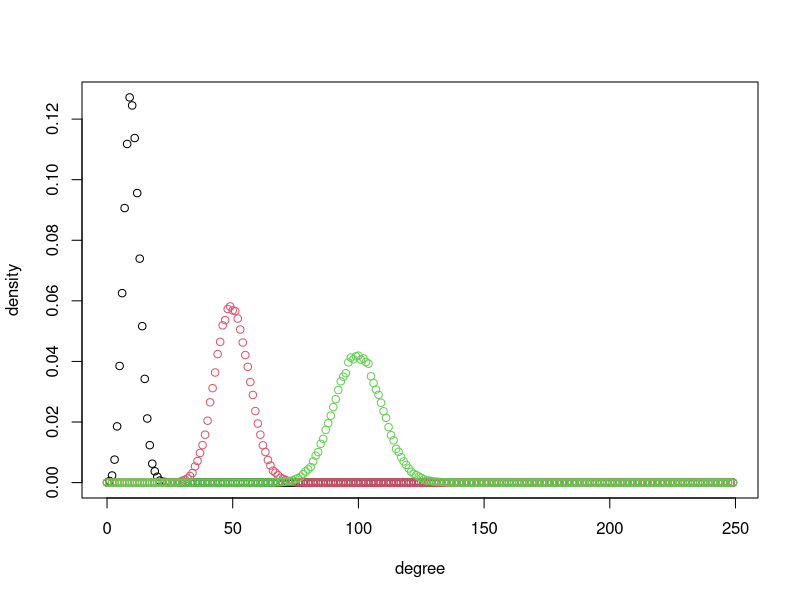

Reproduce this figure in R.
library(igraph)
degree1<- rep(0,250)
for(i in 1:100){
g1<-erdos.renyi.game(1000,0.01)
temp<- degree.distribution(g1)
degree1<-degree1+c(temp,rep(0,250-length(temp)))}
plot(seq(along=degree1)-1,degree1/100,xlab="degree",ylab="density")
degree2<- rep(0,250)
for(i in 1:100){
g2<-erdos.renyi.game(1000,0.05)
temp<- degree.distribution(g2)
degree2<-degree2+c(temp,rep(0,250-length(temp)))}
points(seq(along=degree2)-1,degree2/100,col=2)
degree3<- rep(0,250)
for(i in 1:100){
g3<-erdos.renyi.game(1000,0.1)
temp<- degree.distribution(g3)
degree3<-degree3+c(temp,rep(0,250-length(temp)))}
points(seq(along=degree3)-1,degree3/100,col=3)
